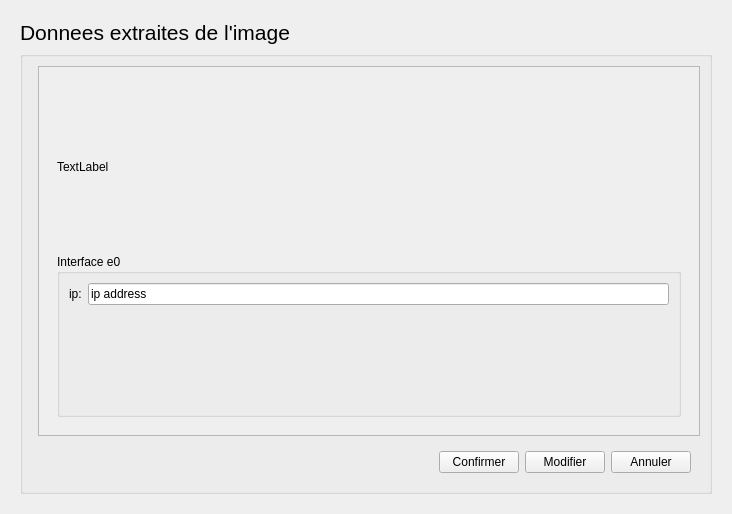
<?xml version="1.0" encoding="UTF-8"?>
<ui version="4.0">
 <class>AfterExtraction</class>
 <widget class="QWidget" name="AfterExtraction">
  <property name="geometry">
   <rect>
    <x>0</x>
    <y>0</y>
    <width>732</width>
    <height>514</height>
   </rect>
  </property>
  <property name="windowTitle">
   <string>After Extraction</string>
  </property>
  <property name="windowIcon">
   <iconset resource="../icons/logo.qrc">
    <normaloff>:/mainLogo/Network App Logo.png</normaloff>:/mainLogo/Network App Logo.png</iconset>
  </property>
  <layout class="QGridLayout" name="gridLayout">
   <item row="1" column="0">
    <widget class="QWidget" name="widget" native="true">
     <layout class="QGridLayout" name="gridLayout_3">
      <item row="0" column="0">
       <widget class="QLabel" name="label">
        <property name="font">
         <font>
          <family>Arial</family>
          <pointsize>16</pointsize>
         </font>
        </property>
        <property name="text">
         <string>Donnees extraites de l'image</string>
        </property>
       </widget>
      </item>
      <item row="1" column="0">
       <widget class="QGroupBox" name="groupBox">
        <property name="title">
         <string/>
        </property>
        <layout class="QFormLayout" name="formLayout">
         <item row="1" column="1">
          <widget class="QWidget" name="widget_2" native="true">
           <layout class="QGridLayout" name="gridLayout_2">
            <item row="1" column="1">
             <widget class="QPushButton" name="pushButton">
              <property name="text">
               <string>Confirmer</string>
              </property>
             </widget>
            </item>
            <item row="1" column="2">
             <widget class="QPushButton" name="pushButton_2">
              <property name="text">
               <string>Modifier</string>
              </property>
             </widget>
            </item>
            <item row="1" column="3">
             <widget class="QPushButton" name="pushButton_3">
              <property name="text">
               <string>Annuler</string>
              </property>
             </widget>
            </item>
            <item row="1" column="0">
             <spacer name="horizontalSpacer">
              <property name="orientation">
               <enum>Qt::Orientation::Horizontal</enum>
              </property>
              <property name="sizeHint" stdset="0">
               <size>
                <width>40</width>
                <height>20</height>
               </size>
              </property>
             </spacer>
            </item>
           </layout>
          </widget>
         </item>
         <item row="0" column="1">
          <widget class="QScrollArea" name="scrollArea">
           <property name="widgetResizable">
            <bool>true</bool>
           </property>
           <widget class="QWidget" name="scrollAreaWidgetContents">
            <property name="geometry">
             <rect>
              <x>0</x>
              <y>0</y>
              <width>668</width>
              <height>210</height>
             </rect>
            </property>
            <layout class="QVBoxLayout" name="verticalLayout">
             <item>
              <widget class="QWidget" name="widget_3" native="true">
               <layout class="QVBoxLayout" name="verticalLayout_2">
                <item>
                 <widget class="QLabel" name="label_2">
                  <property name="text">
                   <string>TextLabel</string>
                  </property>
                 </widget>
                </item>
                <item>
                 <widget class="QGroupBox" name="groupBox_2">
                  <property name="title">
                   <string>Interface e0</string>
                  </property>
                  <layout class="QVBoxLayout" name="verticalLayout_3">
                   <item>
                    <layout class="QVBoxLayout" name="verticalLayout_4">
                     <item>
                      <layout class="QFormLayout" name="formLayout_2">
                       <item row="0" column="1">
                        <widget class="QLineEdit" name="lineEdit">
                         <property name="text">
                          <string>ip address</string>
                         </property>
                        </widget>
                       </item>
                       <item row="0" column="0">
                        <widget class="QLabel" name="label_3">
                         <property name="text">
                          <string>ip:</string>
                         </property>
                        </widget>
                       </item>
                      </layout>
                     </item>
                    </layout>
                   </item>
                  </layout>
                 </widget>
                </item>
               </layout>
              </widget>
             </item>
            </layout>
           </widget>
          </widget>
         </item>
        </layout>
       </widget>
      </item>
     </layout>
    </widget>
   </item>
  </layout>
 </widget>
 <resources>
  <include location="../icons/logo.qrc"/>
 </resources>
 <connections/>
</ui>
